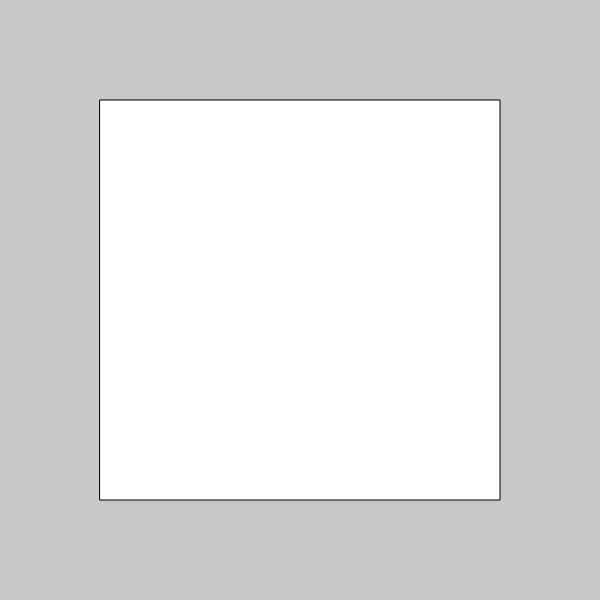
Frame 1 (no input)
Frame 60 (no input): identical to frame 1, image omitted
Frame 120 (the mouse pressed at the canvas centre since frame 60): identical to frame 1, image omitted

The p5.js sketch that drew this single still picture (run headless with seeded random() and noise() and a simulated clock; from frame 60 on, the mouse is pressed at the canvas centre):

// p5.js sketch
// ── sketch.js
function setup() {
  var width = 600, height = 600;
  createCanvas(width,height);
  background(200);
  
  //draw grid (challenge2)
  rect(100,100,400,400);
}

function draw() {
  // put drawing code here
}
